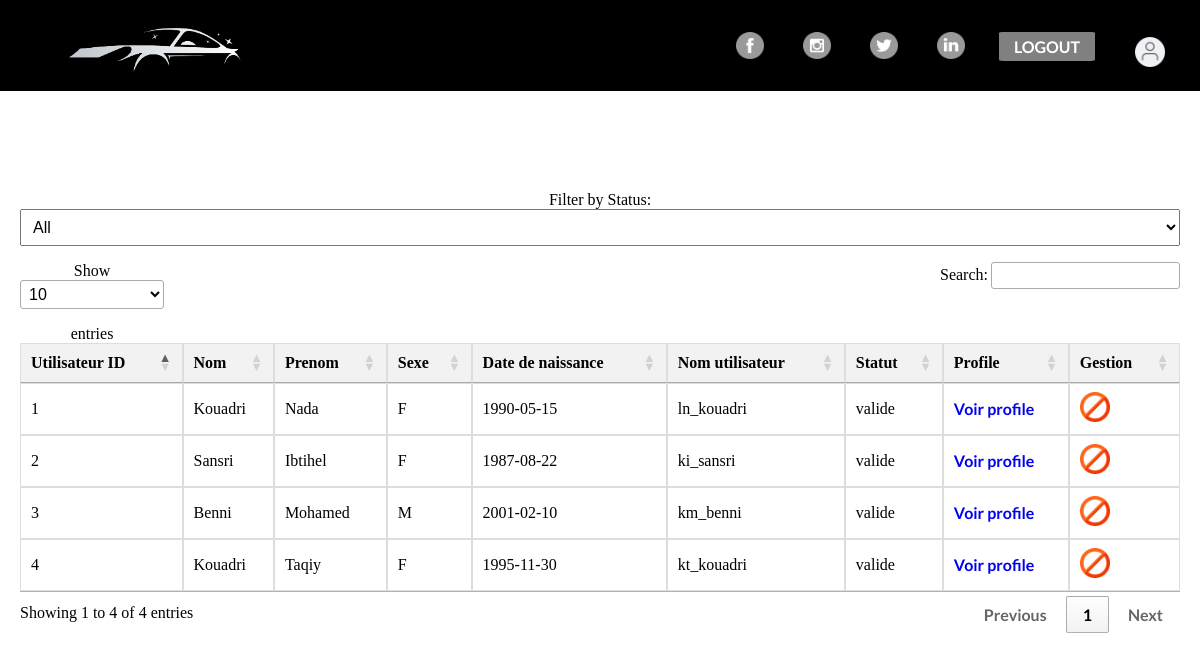
Page /index.php?action=admin&page=user (signed in) on the earlier database version.
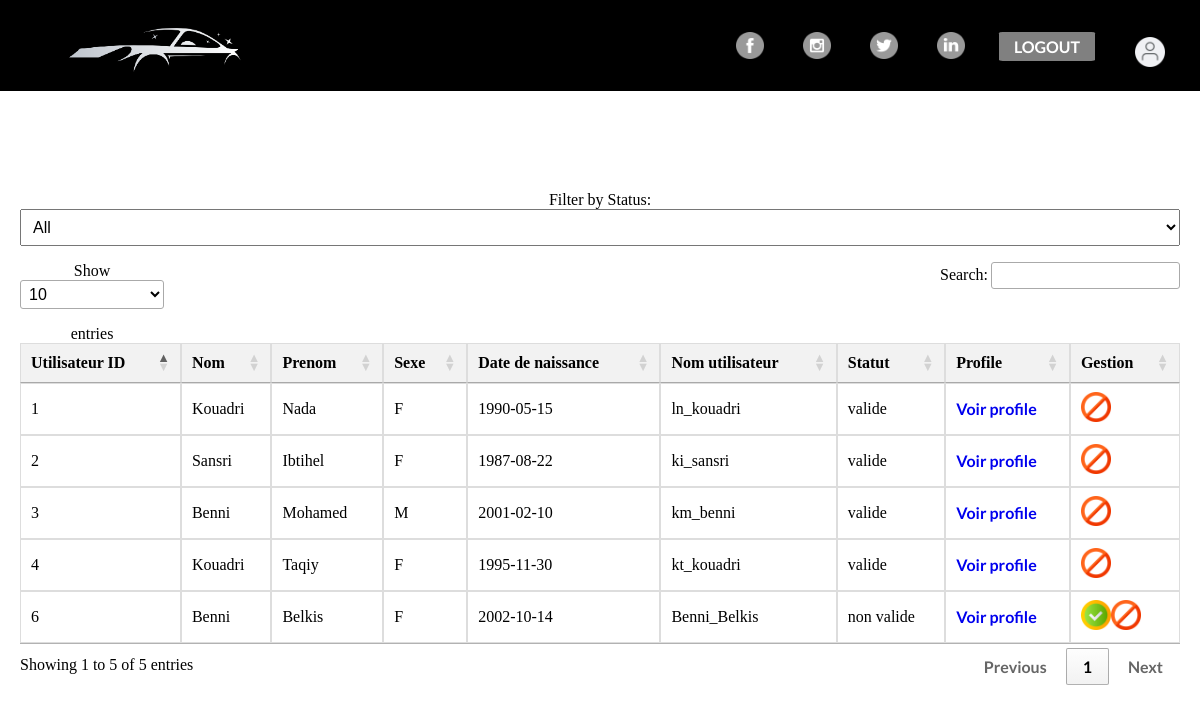
Same page on the later database version.
### tables this page shows
CREATE TABLE IF NOT EXISTS `utilisateur` (
  `id` int NOT NULL AUTO_INCREMENT,
  `nom` varchar(255) DEFAULT NULL,
  `prenom` varchar(255) DEFAULT NULL,
  `sexe` enum('M','F') DEFAULT NULL,
  `date_de_naissance` date DEFAULT NULL,
  `nom_utilisateur` varchar(255) DEFAULT NULL,
  `mot_de_passe` varchar(255) DEFAULT NULL,
  `email` varchar(255) DEFAULT NULL,
  `role` varchar(20) DEFAULT NULL,
  `statut` enum('valide','bloque','non valide') DEFAULT NULL,
  PRIMARY KEY (`id`)
);

### Controller/adminController.php (called while the page is built, shortened)
<?php
require_once('Views/userAdminView.php');
class adminController {
    public function usersAdminGenerate(){
        $v = new UserAdminView();
        $v->usersDisplay();
    }
}
?>

### Model/utilisateurModel.php (called while the page is built, shortened)
<?php
require_once 'connexionModel.php';
class user_model {
    public function get_nonAdmin_users(){
        $this->bdd = new connexion_model();
        $c = $this->bdd->connexion();
        $query = "Select * from Utilisateur where role='client' ";
        $r = $this->bdd->requete($c, $query);
        return $r;
    }
}
?>

### Model/connexionModel.php (called while the page is built, shortened)
<?php
class connexion_model {
    public function requete($c,$r){
        $req = $c->query($r);
        return $req;
    }
}
?>

### Controller/utilisateurController.php (called while the page is built, shortened)
<?php
require_once 'Model/utilisateurModel.php';
class userController {
    public function get_nonAdmin_users_controller(){
        $mtf = new user_model();
        $r = $mtf->get_nonAdmin_users();
        return $r ;
    }
}
?>

### Views/userAdminView.php (the view, shortened to what this page needs)
<?php
require_once('Controller/adminController.php');
require_once('Controller/utilisateurController.php');
class UserAdminView {
    private $userController;
    public function __construct() {
        $this->userController = new userController();
    }
    public function usersDisplay(){
        echo"<!DOCTYPE html>
        <html>";
        $this->displayTable();
        echo "</div></body></html>";
    }
    public function displayTable(){
        $r = $this->userController->get_nonAdmin_users_controller();
        $r = $r->fetchAll(PDO::FETCH_ASSOC);
       echo "
       <div class='table-responsive table-admin'>
            <form method='post' action=''>
                <div class='form'>
                    <label for='statusFilter'>Filter by Status:</label>
                    <select name='statusFilter' id='statusFilter'>
                        <option value=''>All</option>";
        echo "</select>
                </div>
            </form>
            <table id='myTable' class='table'>
            <thead>
                <tr>
                    <th>Utilisateur ID</th>
                    <th>Nom</th>
                    <th>Prenom</th>
                    <th>Sexe</th>
                    <th>Date de naissance</th>
                    <th>Nom utilisateur</th>
                    <th>Statut</th>
                    <th>Profile</th>
                    <th>Gestion</th>
                </tr>
            </thead>
            <tbody>";
            $filteredRows = $r;
            foreach ($filteredRows as $row) {
                echo "
                    <tr>
                        <td>".$row['id']."</td>
                        <td>".$row['nom']."</td>
                        <td>".$row['prenom']."</td>
                        <td>".$row['sexe']."</td>
                        <td>".$row['date_de_naissance']."</td>
                        <td>".$row['nom_utilisateur']."</td>
                        <td>".$row['statut']."</td>
                        <td>
                        <a href='index.php?action=adminseeprofile&id=".$row['id']."' >Voir profile</a>
                        </td>
                        <td>" ;
                        if($row['statut'] !== 'valide'){
                            echo "<a href='index.php?action=admin&page=user&tache=valide&id=".$row['id']."' ><img src='img/validate.png'></a>";
                        }
                        echo"<a href='index.php?action=admin&page=user&tache=bloque&id=".$row['id']."' ><img src='img/block.png'></a>
                        </td>
                    </tr>";
            }
            echo "
            </tbody>
            </table></div>";
    }
}
?>

Differences in the rows shown:
added utilisateur: id "6", nom "Benni", prenom "Belkis", sexe "F", date_de_naissance "2002-10-14", nom_utilisateur "Benni_Belkis", statut "non valide"
Other differences:
text written by a page script: "Show entries Search: Showing 1 to 4 of 4 entries Previous 1 Next" → "Show entries Search: Showing 1 to 5 of 5 entries Previous 1 Next"
